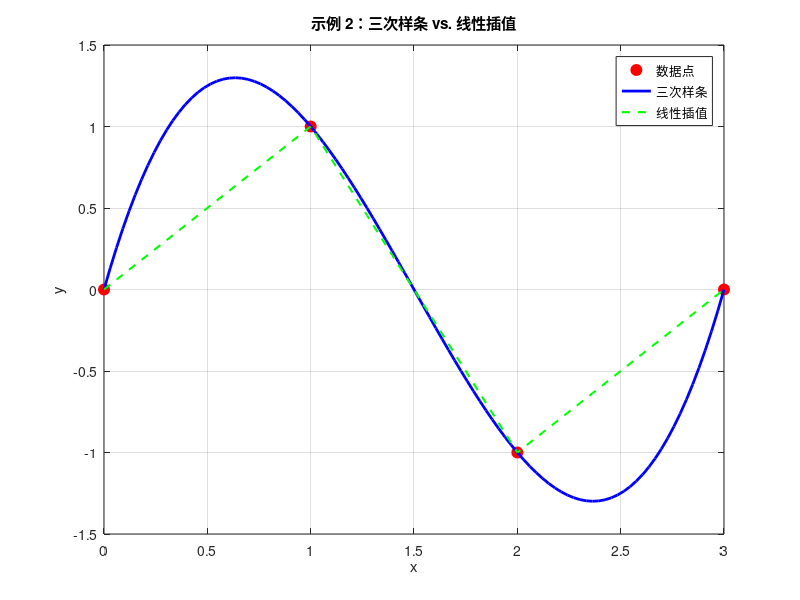

Write MATLAB code to recreate this figure.
% --- 示例 2: 三次样条 vs. 线性插值 ---
x_data = [0 1 2 3];
y_data = [0 1 -1 0];
x_eval = linspace(min(x_data), max(x_data), 100);

% 计算三次样条插值
y_spline = spline(x_data, y_data, x_eval);

% 计算线性插值 (使用 interp1)
y_linear = interp1(x_data, y_data, x_eval, 'linear');

% 绘图
figure;
plot(x_data, y_data, 'ro', 'MarkerSize', 8, 'MarkerFaceColor', 'r'); % 数据点
hold on;
plot(x_eval, y_spline, 'b-', 'LineWidth', 2);    % 三次样条
plot(x_eval, y_linear, 'g--', 'LineWidth', 1.5); % 线性插值
title('示例 2：三次样条 vs. 线性插值');
xlabel('x');
ylabel('y');
legend('数据点', '三次样条', '线性插值');
grid on;
hold off;
